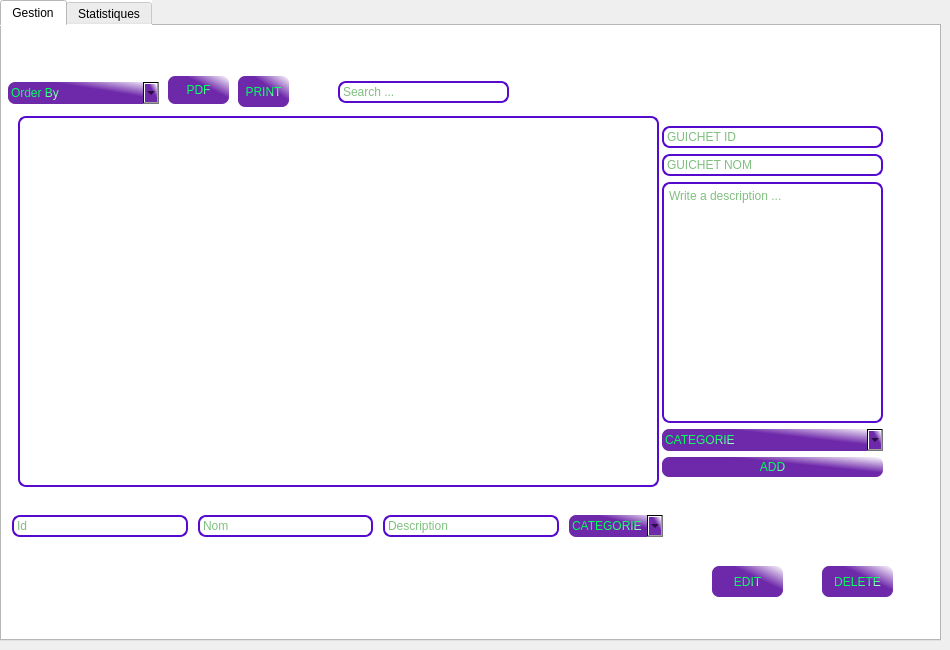
   <widget class="QWidget" name="Guichet">
    <widget class="QTabWidget" name="tabWidget_2">
     <property name="geometry">
      <rect>
       <x>0</x>
       <y>0</y>
       <width>941</width>
       <height>641</height>
      </rect>
     </property>
     <property name="styleSheet">
      <string notr="true">background-color: rgb(255, 255, 255);</string>
     </property>
     <property name="currentIndex">
      <number>0</number>
     </property>
     <widget class="QWidget" name="tab_3">
      <attribute name="title">
       <string>Gestion</string>
      </attribute>
      <widget class="QStackedWidget" name="guichet_management_stacked">
       <property name="geometry">
        <rect>
         <x>-14</x>
         <y>20</y>
         <width>751</width>
         <height>461</height>
        </rect>
       </property>
       <property name="styleSheet">
        <string notr="true"/>
       </property>
       <property name="currentIndex">
        <number>0</number>
       </property>
       <widget class="QWidget" name="page_5">
        <widget class="QTableView" name="guichetList">
         <property name="geometry">
          <rect>
           <x>30</x>
           <y>70</y>
           <width>641</width>
           <height>371</height>
          </rect>
         </property>
         <property name="styleSheet">
          <string notr="true">QTableView {
	font: 8pt &quot;Times New Roman&quot;;
padding: 1px;
border-style: solid;
border: 2px solid rgb(85,10,205);
border-radius: 8px;
}</string>
         </property>
        </widget>
        <widget class="QLineEdit" name="lineEdit">
         <property name="geometry">
          <rect>
           <x>350</x>
           <y>35</y>
           <width>171</width>
           <height>22</height>
          </rect>
         </property>
         <property name="styleSheet">
          <string notr="true">QLineEdit {
	font: 8pt &quot;Times New Roman&quot;;
padding: 1px;
border-style: solid;
border: 2px solid rgb(85,10,205);
border-radius: 8px;
font-color:green;
 background-color:white;
color:green;
}

QLineEdit:focus
{
  border-color:rgb(200,50,10);
}</string>
         </property>
         <property name="placeholderText">
          <string>Search ...</string>
         </property>
        </widget>
        <widget class="QPushButton" name="guichetPDF">
         <property name="geometry">
          <rect>
           <x>180</x>
           <y>30</y>
           <width>61</width>
           <height>28</height>
          </rect>
         </property>
         <property name="styleSheet">
          <string notr="true">QPushButton

 {
      border-style: groove;
      border-radius: 7;
      padding: 3px;

     color: qlineargradient(spread:pad, x1:0.439, y1:0.5, x2:1, y2:1, stop:0.134783 rgba(0, 255, 94, 255), stop:1 rgba(255, 255, 255, 255));

  background-color: qlineargradient(spread:pad, x1:0.565, y1:0.386364, x2:1, y2:0, stop:0.0869565 rgba(110, 40, 170, 255), stop:1 rgba(255, 255, 255, 255));
   
  font: 75 8pt &quot;Arial Narrow&quot;;
  }


QPushButton:focus

 {

  
    background-color: qlineargradient(spread:pad, x1:0, y1:0, x2:1, y2:1, stop:0.491304 rgba(255, 0, 0, 255), stop:1 rgba(255, 255, 255, 255));
 }

QPushButton:hover

 {
    background-color: qlineargradient(spread:pad, x1:0, y1:0, x2:1, y2:1, stop:0.491304 rgba(255, 0, 0, 255), stop:1 rgba(255, 255, 255, 255));

 }</string>
         </property>
         <property name="text">
          <string>PDF</string>
         </property>
        </widget>
        <widget class="QComboBox" name="comboBox">
         <property name="geometry">
          <rect>
           <x>20</x>
           <y>36</y>
           <width>151</width>
           <height>22</height>
          </rect>
         </property>
         <property name="styleSheet">
          <string notr="true">

QComboBox
{
 border-style: groove;
      border-radius: 7;
      padding: 3px;
     color: qlineargradient(spread:pad, x1:0.439, y1:0.5, x2:1, y2:1, stop:0.134783 rgba(0, 255, 94, 255), stop:1 rgba(255, 255, 255, 255));
background-color: qlineargradient(spread:pad, x1:0.565, y1:0.386364, x2:1, y2:0, stop:0.0869565 rgba(110, 40, 170, 255), stop:1 rgba(255, 255, 255, 255));
}


  
   



</string>
         </property>
         <item>
          <property name="text">
           <string>Order By</string>
          </property>
         </item>
         <item>
          <property name="text">
           <string>ID ASC</string>
          </property>
         </item>
         <item>
          <property name="text">
           <string>ID DESC</string>
          </property>
         </item>
         <item>
          <property name="text">
           <string>NOM ASC</string>
          </property>
         </item>
         <item>
          <property name="text">
           <string>NOM DESC</string>
          </property>
         </item>
         <item>
          <property name="text">
           <string>DESCRIPTION ASC</string>
          </property>
         </item>
         <item>
          <property name="text">
           <string>DESCRIPTION DESC</string>
          </property>
         </item>
         <item>
          <property name="text">
           <string>CATEGORY ASC</string>
          </property>
         </item>
         <item>
          <property name="text">
           <string>CATEGORY DESC</string>
          </property>
         </item>
        </widget>
        <widget class="QPushButton" name="pushButton">
         <property name="geometry">
          <rect>
           <x>250</x>
           <y>30</y>
           <width>51</width>
           <height>31</height>
          </rect>
         </property>
         <property name="styleSheet">
          <string notr="true">QPushButton

 {
      border-style: groove;
      border-radius: 7;
      padding: 3px;

     color: qlineargradient(spread:pad, x1:0.439, y1:0.5, x2:1, y2:1, stop:0.134783 rgba(0, 255, 94, 255), stop:1 rgba(255, 255, 255, 255));

  background-color: qlineargradient(spread:pad, x1:0.565, y1:0.386364, x2:1, y2:0, stop:0.0869565 rgba(110, 40, 170, 255), stop:1 rgba(255, 255, 255, 255));
   
  font: 75 8pt &quot;Arial Narrow&quot;;
  }


QPushButton:focus

 {

  
    background-color: qlineargradient(spread:pad, x1:0, y1:0, x2:1, y2:1, stop:0.491304 rgba(255, 0, 0, 255), stop:1 rgba(255, 255, 255, 255));
 }

QPushButton:hover

 {
    background-color: qlineargradient(spread:pad, x1:0, y1:0, x2:1, y2:1, stop:0.491304 rgba(255, 0, 0, 255), stop:1 rgba(255, 255, 255, 255));

 }
</string>
         </property>
         <property name="text">
          <string>PRINT</string>
         </property>
        </widget>
       </widget>
      </widget>
      <widget class="QPushButton" name="edit_g">
       <property name="geometry">
        <rect>
         <x>710</x>
         <y>540</y>
         <width>71</width>
         <height>31</height>
        </rect>
       </property>
       <property name="styleSheet">
        <string notr="true">QPushButton

 {
      border-style: groove;
      border-radius: 7;
      padding: 3px;

     color: qlineargradient(spread:pad, x1:0.439, y1:0.5, x2:1, y2:1, stop:0.134783 rgba(0, 255, 94, 255), stop:1 rgba(255, 255, 255, 255));

  background-color: qlineargradient(spread:pad, x1:0.565, y1:0.386364, x2:1, y2:0, stop:0.0869565 rgba(110, 40, 170, 255), stop:1 rgba(255, 255, 255, 255));
   
  font: 75 8pt &quot;Arial Narrow&quot;;
  }


QPushButton:focus

 {

  
    background-color: qlineargradient(spread:pad, x1:0, y1:0, x2:1, y2:1, stop:0.491304 rgba(255, 0, 0, 255), stop:1 rgba(255, 255, 255, 255));
 }

QPushButton:hover

 {
    background-color: qlineargradient(spread:pad, x1:0, y1:0, x2:1, y2:1, stop:0.491304 rgba(255, 0, 0, 255), stop:1 rgba(255, 255, 255, 255));

 }</string>
       </property>
       <property name="text">
        <string>EDIT</string>
       </property>
      </widget>
      <widget class="QPushButton" name="delete_g">
       <property name="geometry">
        <rect>
         <x>820</x>
         <y>540</y>
         <width>71</width>
         <height>31</height>
        </rect>
       </property>
       <property name="styleSheet">
        <string notr="true">QPushButton

 {
      border-style: groove;
      border-radius: 7;
      padding: 3px;

     color: qlineargradient(spread:pad, x1:0.439, y1:0.5, x2:1, y2:1, stop:0.134783 rgba(0, 255, 94, 255), stop:1 rgba(255, 255, 255, 255));

  background-color: qlineargradient(spread:pad, x1:0.565, y1:0.386364, x2:1, y2:0, stop:0.0869565 rgba(110, 40, 170, 255), stop:1 rgba(255, 255, 255, 255));
   
  font: 75 8pt &quot;Arial Narrow&quot;;
  }


QPushButton:focus

 {

  
    background-color: qlineargradient(spread:pad, x1:0, y1:0, x2:1, y2:1, stop:0.491304 rgba(255, 0, 0, 255), stop:1 rgba(255, 255, 255, 255));
 }

QPushButton:hover

 {
    background-color: qlineargradient(spread:pad, x1:0, y1:0, x2:1, y2:1, stop:0.491304 rgba(255, 0, 0, 255), stop:1 rgba(255, 255, 255, 255));

 }</string>
       </property>
       <property name="text">
        <string>DELETE</string>
       </property>
      </widget>
      <widget class="QWidget" name="horizontalLayoutWidget_3">
       <property name="geometry">
        <rect>
         <x>10</x>
         <y>480</y>
         <width>651</width>
         <height>41</height>
        </rect>
       </property>
       <layout class="QHBoxLayout" name="horizontalLayout_3">
        <property name="spacing">
         <number>10</number>
        </property>
        <item>
         <widget class="QLineEdit" name="g_id_edit">
          <property name="styleSheet">
           <string notr="true">QLineEdit {
	font: 8pt &quot;Times New Roman&quot;;
padding: 1px;
border-style: solid;
border: 2px solid rgb(85,10,205);
border-radius: 8px;
font-color:green;
 background-color:white;
color:green;
}

QLineEdit:focus
{
  border-color:rgb(200,50,10);
}</string>
          </property>
          <property name="placeholderText">
           <string>Id</string>
          </property>
         </widget>
        </item>
        <item>
         <widget class="QLineEdit" name="g_nom_edit">
          <property name="styleSheet">
           <string notr="true">QLineEdit {
	font: 8pt &quot;Times New Roman&quot;;
padding: 1px;
border-style: solid;
border: 2px solid rgb(85,10,205);
border-radius: 8px;
font-color:green;
 background-color:white;
color:green;
}

QLineEdit:focus
{
  border-color:rgb(200,50,10);
}</string>
          </property>
          <property name="placeholderText">
           <string>Nom</string>
          </property>
         </widget>
        </item>
        <item>
         <widget class="QLineEdit" name="g_description_edit">
          <property name="styleSheet">
           <string notr="true">QLineEdit {
	font: 8pt &quot;Times New Roman&quot;;
padding: 1px;
border-style: solid;
border: 2px solid rgb(85,10,205);
border-radius: 8px;
font-color:green;
 background-color:white;
color:green;
}

QLineEdit:focus
{
  border-color:rgb(200,50,10);
}</string>
          </property>
          <property name="placeholderText">
           <string>Description</string>
          </property>
         </widget>
        </item>
        <item>
         <widget class="QComboBox" name="g_categorie_edit">
          <property name="styleSheet">
           <string notr="true">

QComboBox
{
 border-style: groove;
      border-radius: 7;
      padding: 3px;
     color: qlineargradient(spread:pad, x1:0.439, y1:0.5, x2:1, y2:1, stop:0.134783 rgba(0, 255, 94, 255), stop:1 rgba(255, 255, 255, 255));
background-color: qlineargradient(spread:pad, x1:0.565, y1:0.386364, x2:1, y2:0, stop:0.0869565 rgba(110, 40, 170, 255), stop:1 rgba(255, 255, 255, 255));
}


  
   



</string>
          </property>
          <item>
           <property name="text">
            <string>CATEGORIE</string>
           </property>
          </item>
          <item>
           <property name="text">
            <string>INDIVIDUEL</string>
           </property>
          </item>
          <item>
           <property name="text">
            <string>COUPLE</string>
           </property>
          </item>
          <item>
           <property name="text">
            <string>FAMILLE</string>
           </property>
          </item>
         </widget>
        </item>
       </layout>
      </widget>
      <widget class="QWidget" name="verticalLayoutWidget_2">
       <property name="geometry">
        <rect>
         <x>660</x>
         <y>100</y>
         <width>221</width>
         <height>351</height>
        </rect>
       </property>
       <layout class="QVBoxLayout" name="verticalLayout_2">
        <item>
         <widget class="QLineEdit" name="g_id_add">
          <property name="styleSheet">
           <string notr="true">QLineEdit {
	font: 8pt &quot;Times New Roman&quot;;
padding: 1px;
border-style: solid;
border: 2px solid rgb(85,10,205);
border-radius: 8px;
font-color:green;
 background-color:white;
color:green;
}

QLineEdit:focus
{
  border-color:rgb(200,50,10);
}</string>
          </property>
          <property name="text">
           <string/>
          </property>
          <property name="placeholderText">
           <string>GUICHET ID</string>
          </property>
         </widget>
        </item>
        <item>
         <widget class="QLineEdit" name="g_nom_add">
          <property name="styleSheet">
           <string notr="true">QLineEdit {
	font: 8pt &quot;Times New Roman&quot;;
padding: 1px;
border-style: solid;
border: 2px solid rgb(85,10,205);
border-radius: 8px;
font-color:green;
 background-color:white;
color:green;
}

QLineEdit:focus
{
  border-color:rgb(200,50,10);
}</string>
          </property>
          <property name="text">
           <string/>
          </property>
          <property name="placeholderText">
           <string>GUICHET NOM</string>
          </property>
         </widget>
        </item>
        <item>
         <widget class="QTextEdit" name="g_description_add">
          <property name="styleSheet">
           <string notr="true">QTextEdit {
	font: 8pt &quot;Times New Roman&quot;;
padding: 1px;
border-style: solid;
border: 2px solid rgb(85,10,205);
border-radius: 8px;
font-color:green;
 background-color:white;
color:green;
}

QTextEdit:focus
{
  border-color:rgb(200,50,10);
}</string>
          </property>
          <property name="placeholderText">
           <string>Write a description ...</string>
          </property>
         </widget>
        </item>
        <item>
         <widget class="QComboBox" name="g_cat_combo">
          <property name="styleSheet">
           <string notr="true">

QComboBox
{
 border-style: groove;
      border-radius: 7;
      padding: 3px;
     color: qlineargradient(spread:pad, x1:0.439, y1:0.5, x2:1, y2:1, stop:0.134783 rgba(0, 255, 94, 255), stop:1 rgba(255, 255, 255, 255));
background-color: qlineargradient(spread:pad, x1:0.565, y1:0.386364, x2:1, y2:0, stop:0.0869565 rgba(110, 40, 170, 255), stop:1 rgba(255, 255, 255, 255));
}


  
   



</string>
          </property>
          <item>
           <property name="text">
            <string>CATEGORIE</string>
           </property>
          </item>
          <item>
           <property name="text">
            <string>INDIVIDUEL</string>
           </property>
          </item>
          <item>
           <property name="text">
            <string>COUPLE</string>
           </property>
          </item>
          <item>
           <property name="text">
            <string>FAMILLE</string>
           </property>
          </item>
         </widget>
        </item>
        <item>
         <widget class="QPushButton" name="g_add">
          <property name="styleSheet">
           <string notr="true">QPushButton

 {
      border-style: groove;
      border-radius: 7;
      padding: 3px;

     color: qlineargradient(spread:pad, x1:0.439, y1:0.5, x2:1, y2:1, stop:0.134783 rgba(0, 255, 94, 255), stop:1 rgba(255, 255, 255, 255));

  background-color: qlineargradient(spread:pad, x1:0.565, y1:0.386364, x2:1, y2:0, stop:0.0869565 rgba(110, 40, 170, 255), stop:1 rgba(255, 255, 255, 255));
   
  font: 75 8pt &quot;Arial Narrow&quot;;
  }


QPushButton:focus

 {

  
    background-color: qlineargradient(spread:pad, x1:0, y1:0, x2:1, y2:1, stop:0.491304 rgba(255, 0, 0, 255), stop:1 rgba(255, 255, 255, 255));
 }

QPushButton:hover

 {
    background-color: qlineargradient(spread:pad, x1:0, y1:0, x2:1, y2:1, stop:0.491304 rgba(255, 0, 0, 255), stop:1 rgba(255, 255, 255, 255));

 }</string>
          </property>
          <property name="text">
           <string>ADD</string>
          </property>
         </widget>
        </item>
       </layout>
       <zorder>g_id_add</zorder>
       <zorder>g_nom_add</zorder>
       <zorder>g_cat_combo</zorder>
       <zorder>g_add</zorder>
       <zorder>g_description_add</zorder>
      </widget>
     </widget>
     <widget class="QWidget" name="tab_4">
      <attribute name="title">
       <string>Statistiques</string>
      </attribute>
      <widget class="QLabel" name="stats">
       <property name="geometry">
        <rect>
         <x>70</x>
         <y>50</y>
         <width>731</width>
         <height>511</height>
        </rect>
       </property>
       <property name="text">
        <string/>
       </property>
      </widget>
     </widget>
    </widget>
   </widget>
